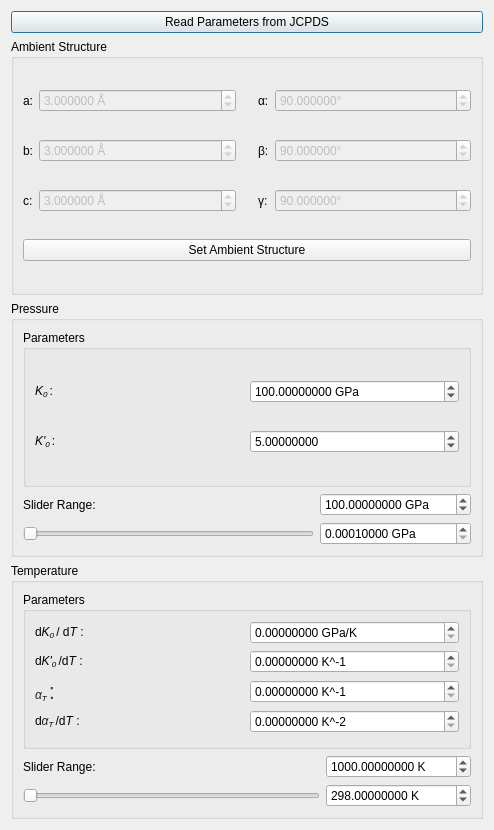
<?xml version="1.0" encoding="UTF-8"?>
<ui version="4.0">
 <class>pt_slider_dialog</class>
 <widget class="QDialog" name="pt_slider_dialog">
  <property name="geometry">
   <rect>
    <x>0</x>
    <y>0</y>
    <width>494</width>
    <height>830</height>
   </rect>
  </property>
  <property name="windowTitle">
   <string>PT Slider: </string>
  </property>
  <layout class="QGridLayout" name="gridLayout_2">
   <item row="3" column="0">
    <widget class="QGroupBox" name="pressure_group">
     <property name="title">
      <string>Pressure</string>
     </property>
     <layout class="QGridLayout" name="gridLayout_3">
      <item row="1" column="0">
       <widget class="QLabel" name="pressure_slider_range_label">
        <property name="toolTip">
         <string>&lt;html&gt;&lt;head/&gt;&lt;body&gt;&lt;p&gt;Pressure Slider Range&lt;/p&gt;&lt;/body&gt;&lt;/html&gt;</string>
        </property>
        <property name="text">
         <string>Slider Range:</string>
        </property>
        <property name="buddy">
         <cstring>pressure_slider_range</cstring>
        </property>
       </widget>
      </item>
      <item row="2" column="0">
       <widget class="QSlider" name="pressure_slider">
        <property name="toolTip">
         <string>&lt;html&gt;&lt;head/&gt;&lt;body&gt;&lt;p&gt;Pressure (in GPa)&lt;/p&gt;&lt;/body&gt;&lt;/html&gt;</string>
        </property>
        <property name="minimum">
         <number>0</number>
        </property>
        <property name="maximum">
         <number>100</number>
        </property>
        <property name="orientation">
         <enum>Qt::Horizontal</enum>
        </property>
       </widget>
      </item>
      <item row="1" column="1">
       <widget class="ScientificDoubleSpinBox" name="pressure_slider_range">
        <property name="toolTip">
         <string>&lt;html&gt;&lt;head/&gt;&lt;body&gt;&lt;p&gt;Pressure Slider Range&lt;/p&gt;&lt;/body&gt;&lt;/html&gt;</string>
        </property>
        <property name="keyboardTracking">
         <bool>false</bool>
        </property>
        <property name="suffix">
         <string> GPa</string>
        </property>
        <property name="decimals">
         <number>8</number>
        </property>
        <property name="maximum">
         <double>10000000.000000000000000</double>
        </property>
        <property name="value">
         <double>100.000000000000000</double>
        </property>
       </widget>
      </item>
      <item row="2" column="1">
       <widget class="ScientificDoubleSpinBox" name="pressure">
        <property name="toolTip">
         <string>&lt;html&gt;&lt;head/&gt;&lt;body&gt;&lt;p&gt;Pressure (in GPa)&lt;/p&gt;&lt;/body&gt;&lt;/html&gt;</string>
        </property>
        <property name="keyboardTracking">
         <bool>false</bool>
        </property>
        <property name="suffix">
         <string> GPa</string>
        </property>
        <property name="decimals">
         <number>8</number>
        </property>
        <property name="minimum">
         <double>0.000100000000000</double>
        </property>
        <property name="maximum">
         <double>10000000.000000000000000</double>
        </property>
        <property name="value">
         <double>0.000100000000000</double>
        </property>
       </widget>
      </item>
      <item row="0" column="0" colspan="2">
       <widget class="QGroupBox" name="parameters_group">
        <property name="title">
         <string>Parameters</string>
        </property>
        <layout class="QGridLayout" name="gridLayout">
         <item row="1" column="0">
          <widget class="QLabel" name="k0p_label">
           <property name="toolTip">
            <string>&lt;html&gt;&lt;head/&gt;&lt;body&gt;&lt;p&gt;&lt;span style=&quot; font-style:italic;&quot;&gt;dK/dP&lt;/span&gt; - the derivative of the bulk modulus with respect to pressure&lt;/p&gt;&lt;/body&gt;&lt;/html&gt;</string>
           </property>
           <property name="text">
            <string>&lt;html&gt;&lt;head/&gt;&lt;body&gt;&lt;p&gt;&lt;span style=&quot; font-style:italic;&quot;&gt;K'&lt;/span&gt;&lt;span style=&quot; font-style:italic; vertical-align:sub;&quot;&gt;0 &lt;/span&gt;:&lt;/p&gt;&lt;/body&gt;&lt;/html&gt;</string>
           </property>
           <property name="buddy">
            <cstring>k0p</cstring>
           </property>
          </widget>
         </item>
         <item row="0" column="0">
          <widget class="QLabel" name="k0_label">
           <property name="toolTip">
            <string>&lt;html&gt;&lt;head/&gt;&lt;body&gt;&lt;p&gt;Bulk Modulus (in GPa)&lt;/p&gt;&lt;/body&gt;&lt;/html&gt;</string>
           </property>
           <property name="text">
            <string>&lt;html&gt;&lt;head/&gt;&lt;body&gt;&lt;p&gt;&lt;span style=&quot; font-style:italic;&quot;&gt;K&lt;/span&gt;&lt;span style=&quot; font-style:italic; vertical-align:sub;&quot;&gt;0 &lt;/span&gt;:&lt;/p&gt;&lt;/body&gt;&lt;/html&gt;</string>
           </property>
           <property name="buddy">
            <cstring>k0</cstring>
           </property>
          </widget>
         </item>
         <item row="1" column="1">
          <widget class="ScientificDoubleSpinBox" name="k0p">
           <property name="toolTip">
            <string>&lt;html&gt;&lt;head/&gt;&lt;body&gt;&lt;p&gt;&lt;span style=&quot; font-style:italic;&quot;&gt;dK/dP&lt;/span&gt; - the derivative of the bulk modulus with respect to pressure&lt;/p&gt;&lt;/body&gt;&lt;/html&gt;</string>
           </property>
           <property name="keyboardTracking">
            <bool>false</bool>
           </property>
           <property name="decimals">
            <number>8</number>
           </property>
           <property name="minimum">
            <double>0.000001000000000</double>
           </property>
           <property name="maximum">
            <double>10000000.000000000000000</double>
           </property>
           <property name="singleStep">
            <double>0.100000000000000</double>
           </property>
           <property name="value">
            <double>5.000000000000000</double>
           </property>
          </widget>
         </item>
         <item row="0" column="1">
          <widget class="ScientificDoubleSpinBox" name="k0">
           <property name="toolTip">
            <string>&lt;html&gt;&lt;head/&gt;&lt;body&gt;&lt;p&gt;Bulk Modulus (in GPa)&lt;/p&gt;&lt;/body&gt;&lt;/html&gt;</string>
           </property>
           <property name="keyboardTracking">
            <bool>false</bool>
           </property>
           <property name="suffix">
            <string> GPa</string>
           </property>
           <property name="decimals">
            <number>8</number>
           </property>
           <property name="minimum">
            <double>0.000001000000000</double>
           </property>
           <property name="maximum">
            <double>10000000.000000000000000</double>
           </property>
           <property name="value">
            <double>100.000000000000000</double>
           </property>
          </widget>
         </item>
        </layout>
       </widget>
      </item>
     </layout>
    </widget>
   </item>
   <item row="4" column="0">
    <widget class="QGroupBox" name="temperature_group">
     <property name="title">
      <string>Temperature</string>
     </property>
     <layout class="QGridLayout" name="gridLayout_4">
      <item row="7" column="0" colspan="2">
       <widget class="QSlider" name="temperature_slider">
        <property name="toolTip">
         <string>&lt;html&gt;&lt;head/&gt;&lt;body&gt;&lt;p&gt;Pressure (in GPa)&lt;/p&gt;&lt;/body&gt;&lt;/html&gt;</string>
        </property>
        <property name="minimum">
         <number>0</number>
        </property>
        <property name="maximum">
         <number>100</number>
        </property>
        <property name="orientation">
         <enum>Qt::Horizontal</enum>
        </property>
       </widget>
      </item>
      <item row="6" column="2">
       <widget class="ScientificDoubleSpinBox" name="temperature_slider_range">
        <property name="toolTip">
         <string>&lt;html&gt;&lt;head/&gt;&lt;body&gt;&lt;p&gt;Pressure Slider Range&lt;/p&gt;&lt;/body&gt;&lt;/html&gt;</string>
        </property>
        <property name="keyboardTracking">
         <bool>false</bool>
        </property>
        <property name="suffix">
         <string> K</string>
        </property>
        <property name="decimals">
         <number>8</number>
        </property>
        <property name="maximum">
         <double>10000000.000000000000000</double>
        </property>
        <property name="value">
         <double>1000.000000000000000</double>
        </property>
       </widget>
      </item>
      <item row="7" column="2">
       <widget class="ScientificDoubleSpinBox" name="temperature">
        <property name="toolTip">
         <string>&lt;html&gt;&lt;head/&gt;&lt;body&gt;&lt;p&gt;Pressure (in GPa)&lt;/p&gt;&lt;/body&gt;&lt;/html&gt;</string>
        </property>
        <property name="keyboardTracking">
         <bool>false</bool>
        </property>
        <property name="suffix">
         <string> K</string>
        </property>
        <property name="decimals">
         <number>8</number>
        </property>
        <property name="minimum">
         <double>0.000000000000000</double>
        </property>
        <property name="maximum">
         <double>10000000.000000000000000</double>
        </property>
        <property name="value">
         <double>298.000000000000000</double>
        </property>
       </widget>
      </item>
      <item row="6" column="0">
       <widget class="QLabel" name="temperature_slider_range_label">
        <property name="toolTip">
         <string>&lt;html&gt;&lt;head/&gt;&lt;body&gt;&lt;p&gt;Pressure Slider Range&lt;/p&gt;&lt;/body&gt;&lt;/html&gt;</string>
        </property>
        <property name="text">
         <string>Slider Range:</string>
        </property>
        <property name="buddy">
         <cstring>temperature_slider_range</cstring>
        </property>
       </widget>
      </item>
      <item row="3" column="0" colspan="3">
       <widget class="QGroupBox" name="groupBox">
        <property name="title">
         <string>Parameters</string>
        </property>
        <layout class="QGridLayout" name="gridLayout_5">
         <item row="4" column="0">
          <widget class="QLabel" name="dalpha_t_dt_label">
           <property name="text">
            <string>&lt;html&gt;&lt;head/&gt;&lt;body&gt;&lt;p&gt;d&lt;span style=&quot; font-family:'sans-serif'; font-style:italic; color:#202122;&quot;&gt;α&lt;/span&gt;&lt;span style=&quot; font-style:italic; vertical-align:sub;&quot;&gt;T &lt;/span&gt;/d&lt;span style=&quot; font-style:italic;&quot;&gt;T&lt;/span&gt; :&lt;/p&gt;&lt;/body&gt;&lt;/html&gt;</string>
           </property>
           <property name="buddy">
            <cstring>dalpha_t_dt</cstring>
           </property>
          </widget>
         </item>
         <item row="1" column="2">
          <widget class="ScientificDoubleSpinBox" name="dk0pdt">
           <property name="keyboardTracking">
            <bool>false</bool>
           </property>
           <property name="suffix">
            <string> K^-1</string>
           </property>
           <property name="decimals">
            <number>8</number>
           </property>
           <property name="maximum">
            <double>10000000.000000000000000</double>
           </property>
          </widget>
         </item>
         <item row="3" column="0">
          <widget class="QLabel" name="alpha_t_label">
           <property name="text">
            <string>&lt;html&gt;&lt;head/&gt;&lt;body&gt;&lt;p&gt;&lt;span style=&quot; font-family:'sans-serif'; font-style:italic; color:#202122;&quot;&gt;α&lt;/span&gt;&lt;span style=&quot; font-style:italic; vertical-align:sub;&quot;&gt;T &lt;/span&gt;&lt;span style=&quot; font-family:'-apple-system','BlinkMacSystemFont','Helvetica Neue','Helvetica','Arial','sans-serif'; font-size:22px; color:#404040;&quot;&gt;:&lt;/span&gt;&lt;/p&gt;&lt;/body&gt;&lt;/html&gt;</string>
           </property>
           <property name="buddy">
            <cstring>alpha_t</cstring>
           </property>
          </widget>
         </item>
         <item row="4" column="2">
          <widget class="ScientificDoubleSpinBox" name="dalpha_t_dt">
           <property name="keyboardTracking">
            <bool>false</bool>
           </property>
           <property name="suffix">
            <string> K^-2</string>
           </property>
           <property name="decimals">
            <number>8</number>
           </property>
           <property name="maximum">
            <double>10000000.000000000000000</double>
           </property>
          </widget>
         </item>
         <item row="3" column="2">
          <widget class="ScientificDoubleSpinBox" name="alpha_t">
           <property name="keyboardTracking">
            <bool>false</bool>
           </property>
           <property name="suffix">
            <string> K^-1</string>
           </property>
           <property name="decimals">
            <number>8</number>
           </property>
           <property name="maximum">
            <double>10000000.000000000000000</double>
           </property>
          </widget>
         </item>
         <item row="0" column="2">
          <widget class="ScientificDoubleSpinBox" name="dk0dt">
           <property name="keyboardTracking">
            <bool>false</bool>
           </property>
           <property name="suffix">
            <string> GPa/K</string>
           </property>
           <property name="decimals">
            <number>8</number>
           </property>
           <property name="maximum">
            <double>10000000.000000000000000</double>
           </property>
          </widget>
         </item>
         <item row="1" column="0">
          <widget class="QLabel" name="dk0pdt_label">
           <property name="text">
            <string>&lt;html&gt;&lt;head/&gt;&lt;body&gt;&lt;p&gt;d&lt;span style=&quot; font-style:italic;&quot;&gt;K'&lt;/span&gt;&lt;span style=&quot; font-style:italic; vertical-align:sub;&quot;&gt;0 &lt;/span&gt;/d&lt;span style=&quot; font-style:italic;&quot;&gt;T &lt;/span&gt;:&lt;/p&gt;&lt;/body&gt;&lt;/html&gt;</string>
           </property>
           <property name="buddy">
            <cstring>dk0pdt</cstring>
           </property>
          </widget>
         </item>
         <item row="0" column="0">
          <widget class="QLabel" name="dk0dt_label">
           <property name="text">
            <string>&lt;html&gt;&lt;head/&gt;&lt;body&gt;&lt;p&gt;d&lt;span style=&quot; font-style:italic;&quot;&gt;K&lt;/span&gt;&lt;span style=&quot; font-style:italic; vertical-align:sub;&quot;&gt;0 &lt;/span&gt;/ d&lt;span style=&quot; font-style:italic;&quot;&gt;T&lt;/span&gt; :&lt;/p&gt;&lt;/body&gt;&lt;/html&gt;</string>
           </property>
           <property name="buddy">
            <cstring>dk0dt</cstring>
           </property>
          </widget>
         </item>
        </layout>
       </widget>
      </item>
     </layout>
    </widget>
   </item>
   <item row="0" column="0">
    <widget class="QPushButton" name="read_from_jcpds_button">
     <property name="text">
      <string>Read Parameters from JCPDS</string>
     </property>
    </widget>
   </item>
   <item row="1" column="0">
    <widget class="QGroupBox" name="ambient_structure">
     <property name="title">
      <string>Ambient Structure</string>
     </property>
     <layout class="QGridLayout" name="gridLayout_6">
      <item row="1" column="0">
       <widget class="QLabel" name="ambient_b_label">
        <property name="sizePolicy">
         <sizepolicy hsizetype="Fixed" vsizetype="Preferred">
          <horstretch>0</horstretch>
          <verstretch>0</verstretch>
         </sizepolicy>
        </property>
        <property name="text">
         <string>b:</string>
        </property>
        <property name="buddy">
         <cstring>ambient_b</cstring>
        </property>
       </widget>
      </item>
      <item row="1" column="3">
       <widget class="QLabel" name="ambient_beta_label">
        <property name="sizePolicy">
         <sizepolicy hsizetype="Fixed" vsizetype="Preferred">
          <horstretch>0</horstretch>
          <verstretch>0</verstretch>
         </sizepolicy>
        </property>
        <property name="text">
         <string>β:</string>
        </property>
        <property name="buddy">
         <cstring>ambient_beta</cstring>
        </property>
       </widget>
      </item>
      <item row="0" column="2" rowspan="3">
       <spacer name="horizontalSpacer">
        <property name="orientation">
         <enum>Qt::Horizontal</enum>
        </property>
        <property name="sizeType">
         <enum>QSizePolicy::Fixed</enum>
        </property>
        <property name="sizeHint" stdset="0">
         <size>
          <width>10</width>
          <height>20</height>
         </size>
        </property>
       </spacer>
      </item>
      <item row="2" column="1">
       <widget class="ScientificDoubleSpinBox" name="ambient_c">
        <property name="enabled">
         <bool>false</bool>
        </property>
        <property name="suffix">
         <string> Å</string>
        </property>
        <property name="decimals">
         <number>6</number>
        </property>
        <property name="minimum">
         <double>0.000010000000000</double>
        </property>
        <property name="maximum">
         <double>10000.000000000000000</double>
        </property>
        <property name="value">
         <double>3.000000000000000</double>
        </property>
       </widget>
      </item>
      <item row="0" column="1">
       <widget class="ScientificDoubleSpinBox" name="ambient_a">
        <property name="enabled">
         <bool>false</bool>
        </property>
        <property name="suffix">
         <string> Å</string>
        </property>
        <property name="decimals">
         <number>6</number>
        </property>
        <property name="minimum">
         <double>0.000010000000000</double>
        </property>
        <property name="maximum">
         <double>10000.000000000000000</double>
        </property>
        <property name="value">
         <double>3.000000000000000</double>
        </property>
       </widget>
      </item>
      <item row="0" column="0">
       <widget class="QLabel" name="ambient_a_label">
        <property name="sizePolicy">
         <sizepolicy hsizetype="Fixed" vsizetype="Preferred">
          <horstretch>0</horstretch>
          <verstretch>0</verstretch>
         </sizepolicy>
        </property>
        <property name="text">
         <string>a:</string>
        </property>
        <property name="buddy">
         <cstring>ambient_a</cstring>
        </property>
       </widget>
      </item>
      <item row="0" column="4">
       <widget class="ScientificDoubleSpinBox" name="ambient_alpha">
        <property name="enabled">
         <bool>false</bool>
        </property>
        <property name="suffix">
         <string>°</string>
        </property>
        <property name="decimals">
         <number>6</number>
        </property>
        <property name="minimum">
         <double>0.000010000000000</double>
        </property>
        <property name="maximum">
         <double>10000.000000000000000</double>
        </property>
        <property name="value">
         <double>90.000000000000000</double>
        </property>
       </widget>
      </item>
      <item row="2" column="0">
       <widget class="QLabel" name="ambient_c_label">
        <property name="sizePolicy">
         <sizepolicy hsizetype="Fixed" vsizetype="Preferred">
          <horstretch>0</horstretch>
          <verstretch>0</verstretch>
         </sizepolicy>
        </property>
        <property name="text">
         <string>c:</string>
        </property>
        <property name="buddy">
         <cstring>ambient_c</cstring>
        </property>
       </widget>
      </item>
      <item row="2" column="3">
       <widget class="QLabel" name="ambient_gamma_label">
        <property name="sizePolicy">
         <sizepolicy hsizetype="Fixed" vsizetype="Preferred">
          <horstretch>0</horstretch>
          <verstretch>0</verstretch>
         </sizepolicy>
        </property>
        <property name="text">
         <string>γ:</string>
        </property>
        <property name="buddy">
         <cstring>ambient_gamma</cstring>
        </property>
       </widget>
      </item>
      <item row="0" column="3">
       <widget class="QLabel" name="ambient_alpha_label">
        <property name="sizePolicy">
         <sizepolicy hsizetype="Fixed" vsizetype="Preferred">
          <horstretch>0</horstretch>
          <verstretch>0</verstretch>
         </sizepolicy>
        </property>
        <property name="text">
         <string>α:</string>
        </property>
        <property name="buddy">
         <cstring>ambient_alpha</cstring>
        </property>
       </widget>
      </item>
      <item row="1" column="1">
       <widget class="ScientificDoubleSpinBox" name="ambient_b">
        <property name="enabled">
         <bool>false</bool>
        </property>
        <property name="suffix">
         <string> Å</string>
        </property>
        <property name="decimals">
         <number>6</number>
        </property>
        <property name="minimum">
         <double>0.000010000000000</double>
        </property>
        <property name="maximum">
         <double>10000.000000000000000</double>
        </property>
        <property name="value">
         <double>3.000000000000000</double>
        </property>
       </widget>
      </item>
      <item row="2" column="4">
       <widget class="ScientificDoubleSpinBox" name="ambient_gamma">
        <property name="enabled">
         <bool>false</bool>
        </property>
        <property name="suffix">
         <string>°</string>
        </property>
        <property name="decimals">
         <number>6</number>
        </property>
        <property name="minimum">
         <double>0.000010000000000</double>
        </property>
        <property name="maximum">
         <double>10000.000000000000000</double>
        </property>
        <property name="value">
         <double>90.000000000000000</double>
        </property>
       </widget>
      </item>
      <item row="1" column="4">
       <widget class="ScientificDoubleSpinBox" name="ambient_beta">
        <property name="enabled">
         <bool>false</bool>
        </property>
        <property name="suffix">
         <string>°</string>
        </property>
        <property name="decimals">
         <number>6</number>
        </property>
        <property name="minimum">
         <double>0.000010000000000</double>
        </property>
        <property name="maximum">
         <double>10000.000000000000000</double>
        </property>
        <property name="value">
         <double>90.000000000000000</double>
        </property>
       </widget>
      </item>
      <item row="3" column="0" colspan="5">
       <widget class="QPushButton" name="set_ambient_structure_button">
        <property name="toolTip">
         <string>&lt;html&gt;&lt;head/&gt;&lt;body&gt;&lt;p&gt;Set the current lattice parameters to be the ambient structure.&lt;/p&gt;&lt;/body&gt;&lt;/html&gt;</string>
        </property>
        <property name="text">
         <string>Set Ambient Structure</string>
        </property>
       </widget>
      </item>
     </layout>
    </widget>
   </item>
  </layout>
 </widget>
 <customwidgets>
  <customwidget>
   <class>ScientificDoubleSpinBox</class>
   <extends>QDoubleSpinBox</extends>
   <header>scientificspinbox.py</header>
  </customwidget>
 </customwidgets>
 <tabstops>
  <tabstop>read_from_jcpds_button</tabstop>
  <tabstop>k0</tabstop>
  <tabstop>k0p</tabstop>
  <tabstop>pressure_slider_range</tabstop>
  <tabstop>pressure_slider</tabstop>
  <tabstop>pressure</tabstop>
  <tabstop>dk0dt</tabstop>
  <tabstop>dk0pdt</tabstop>
  <tabstop>alpha_t</tabstop>
  <tabstop>dalpha_t_dt</tabstop>
  <tabstop>temperature_slider_range</tabstop>
  <tabstop>temperature_slider</tabstop>
  <tabstop>temperature</tabstop>
  <tabstop>ambient_a</tabstop>
  <tabstop>ambient_alpha</tabstop>
  <tabstop>ambient_b</tabstop>
  <tabstop>ambient_beta</tabstop>
  <tabstop>ambient_c</tabstop>
  <tabstop>ambient_gamma</tabstop>
  <tabstop>set_ambient_structure_button</tabstop>
 </tabstops>
 <resources/>
 <connections/>
</ui>
